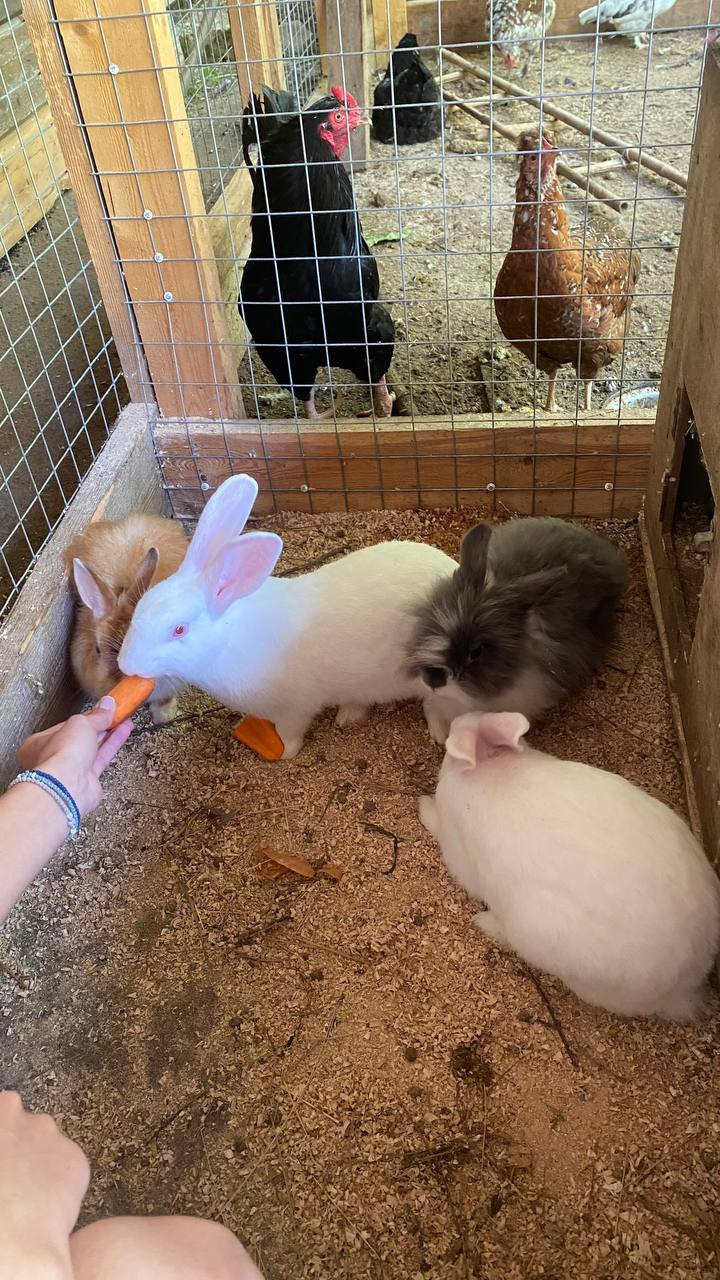
#> input picture zayki.bmp, 720 x 1280 px, given in place of cvetok.jpg, which was not available
$ python lab_2.py
#> lines starting #> are read from the running program, lines starting #| are printed output that depends on the picture; after the words box and inside, x2 and y2 are one past the last pixel; in counts of white or black regions, pixels touching at a corner belong together; pictures that were not available may be replaced by others from this repository, and a replacement may not be noted
import cv2

# task 1
# [92 lines left out: functions pic_from_cam_to_hsv, filter_red_from_image, morphology_on_red, not called in this run]

# task 4
def find_moments_and_area():
    image = cv2.imread("cvetok.jpg")
#> image is the input picture: shape (1280, 720, 3); mean B, G, R 92, 112.3, 134.8
    image = cv2.resize(image, (600, 400))
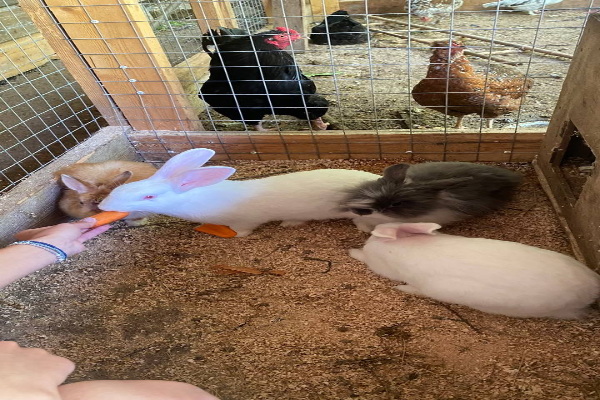
#> image: shape (400, 600, 3); mean B, G, R 91.9, 112.3, 134.8

    hsv = cv2.cvtColor(image, cv2.COLOR_BGR2HSV)
#> hsv: shape (400, 600, 3); mean H, S, V 27, 100.7, 137

    lower_red1 = (0, 120, 70)
    upper_red1 = (10, 255, 255)
    lower_red2 = (170, 120, 70)
    upper_red2 = (180, 255, 255)

    mask1 = cv2.inRange(hsv, lower_red1, upper_red1)
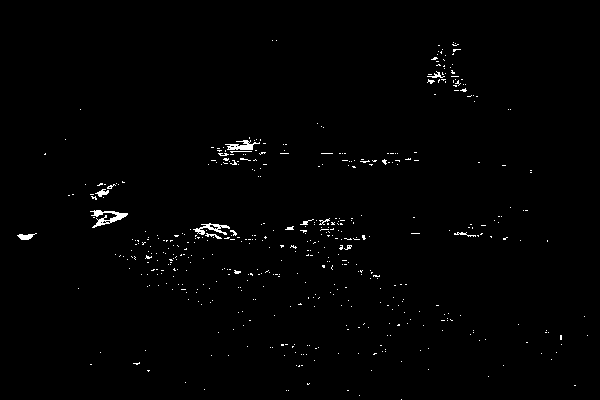
#> mask1: shape (400, 600); 0.95% white in thin lines or dots, all inside (x1, y1, x2, y2) = (17, 40, 588, 400)
    mask2 = cv2.inRange(hsv, lower_red2, upper_red2)
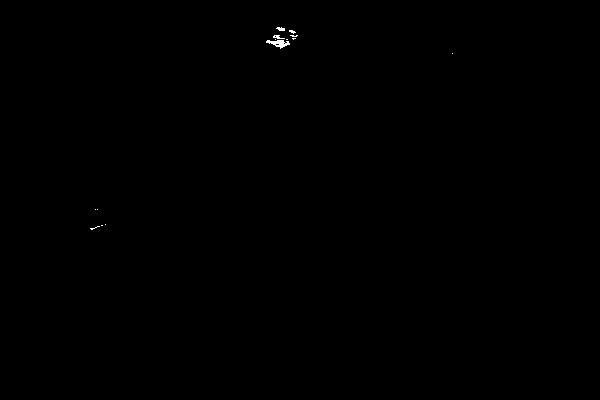
#> mask2: shape (400, 600); 0.09% white; 14 white regions (11 under 20 px), largest, box (x1, y1, x2, y2) and area: (266, 40, 290, 49) 110, (276, 27, 285, 31) 26, (273, 35, 285, 39) 26
    red_mask = cv2.bitwise_or(mask1, mask2)
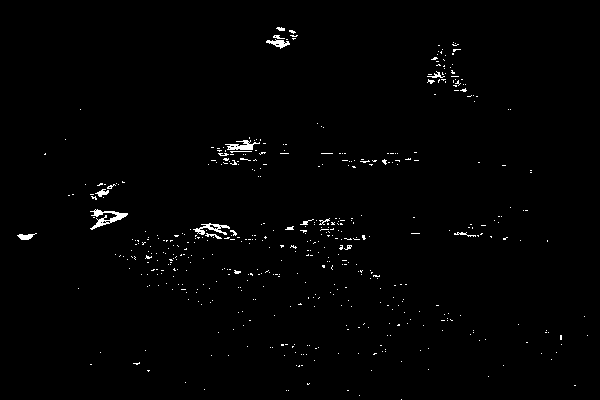
#> red_mask: shape (400, 600); 1% white in thin lines or dots, all inside (x1, y1, x2, y2) = (17, 27, 588, 400)

#> (the run stopped early here; a loop or call above may not have finished)
